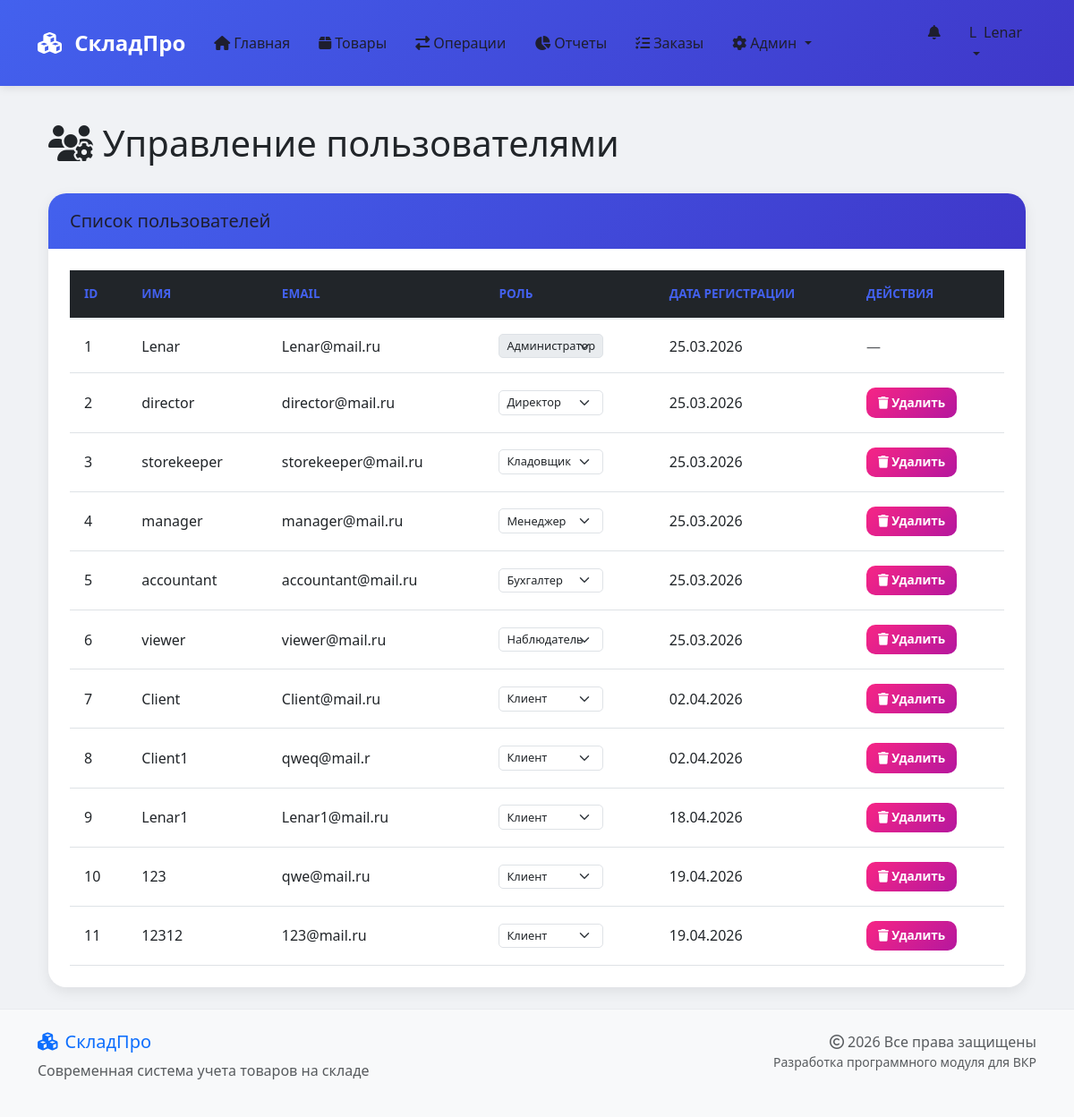
The app's page /admin/users (signed in) with its own data.
### app/models.py (models this page shows, shortened)
class User(UserMixin, db.Model):
    id = db.Column(db.Integer, primary_key=True)
    username = db.Column(db.String(80), unique=True, nullable=False)
    email = db.Column(db.String(120), unique=True, nullable=False)
    password = db.Column(db.String(200), nullable=False)
    role = db.Column(db.String(20), default='client')
    created_at = db.Column(db.DateTime, default=datetime.utcnow)
    movements = db.relationship('Movement', backref='user', lazy=True)
    def can_sell(self):
        return self.role in ['admin', 'manager', 'storekeeper']
    def can_view_reports(self):
        return self.role in ['admin', 'director', 'accountant', 'viewer']
    def is_admin(self):
        return self.role == 'admin'

### app/routes.py (the view)
@bp.route('/admin/users')
@login_required
def admin_users():
    if not current_user.is_admin():
        flash('Доступ запрещен', 'danger')
        return redirect(url_for('routes.index'))
    users = User.query.all()
    return render_template('admin_users.html', users=users)

### app/__init__.py (called while the page is built)
@login_manager.user_loader
def load_user(user_id):
    from app.models import User
    return User.query.get(int(user_id))

### app/templates/admin_users.html (shortened to what this page needs)
{% extends "base.html" %}
{% block content %}
<div class="container">
    <div class="d-flex justify-content-between align-items-center mb-4">
        <h1><i class="fas fa-users-cog"></i> Управление пользователями</h1>
    </div>
    <div class="card">
        <div class="card-header bg-primary text-white">
            <h5 class="mb-0">Список пользователей</h5>
        </div>
        <div class="card-body">
            <div class="table-responsive">
                <table class="table table-hover">
                    <thead class="table-dark">
                        <tr>
                            <th>ID</th>
                            <th>Имя</th>
                            <th>Email</th>
                            <th>Роль</th>
                            <th>Дата регистрации</th>
                            <th>Действия</th>
                        </tr>
                    </thead>
                    <tbody>
                        {% for user in users %}
                        <tr>
                            <td>{{ user.id }}</td>
                            <td>{{ user.username }}</td>
                            <td>{{ user.email }}</td>
                            <td>
                                <form method="POST" action="{{ url_for('routes.admin_change_role', user_id=user.id) }}" class="d-inline">
                                    <select name="role" class="form-select form-select-sm" onchange="this.form.submit()" {% if user.id == current_user.id %}disabled{% endif %}>
                                        <option value="admin" {% if user.role == 'admin' %}selected{% endif %}>Администратор</option>
                                        <option value="director" {% if user.role == 'director' %}selected{% endif %}>Директор</option>
                                        <option value="storekeeper" {% if user.role == 'storekeeper' %}selected{% endif %}>Кладовщик</option>
                                        <option value="manager" {% if user.role == 'manager' %}selected{% endif %}>Менеджер</option>
                                        <option value="accountant" {% if user.role == 'accountant' %}selected{% endif %}>Бухгалтер</option>
                                        <option value="viewer" {% if user.role == 'viewer' %}selected{% endif %}>Наблюдатель</option>
                                        <option value="client" {% if user.role == 'client' %}selected{% endif %}>Клиент</option>
                                    </select>
                                </form>
                            </td>
                            <td>{{ user.created_at.strftime('%d.%m.%Y') }}</td>
                            <td>
                                {% if user.id != current_user.id %}
                                <a href="{{ url_for('routes.admin_delete_user', id=user.id) }}"
                                   class="btn btn-danger btn-sm"
                                   onclick="return confirm('Удалить пользователя {{ user.username }}?')">
                                    <i class="fas fa-trash"></i> Удалить
                                </a>
                                {% else %}
                                <span class="text-muted">—</span>
                                {% endif %}
                            </td>
                        </tr>
                        {% endfor %}
                    </tbody>
                </table>
            </div>
        </div>
    </div>
</div>
{% endblock %}

### app/templates/base.html (shortened to what this page needs)
<!DOCTYPE html>
<html lang="ru">
<head>
    <link href="https://cdn.jsdelivr.net/npm/bootstrap@5.3.0/dist/css/bootstrap.min.css" rel="stylesheet">
    <link rel="stylesheet" href="https://cdnjs.cloudflare.com/ajax/libs/font-awesome/6.4.0/css/all.min.css">
    <link rel="stylesheet" href="https://cdnjs.cloudflare.com/ajax/libs/animate.css/4.1.1/animate.min.css">
    <link rel="stylesheet" href="{{ url_for('static', filename='css/style.css') }}">
</head>
<body>
    <nav class="navbar navbar-expand-lg navbar-dark bg-primary sticky-top">
        <div class="container">
            <a class="navbar-brand" href="{{ url_for('routes.index') }}">
                <i class="fas fa-cubes me-2"></i>
                <span class="fw-bold">СкладПро</span>
            </a>
            <div class="collapse navbar-collapse" id="navbarNav">
                <ul class="navbar-nav me-auto">
                    <li class="nav-item">
                        <a class="nav-link text-white" href="{{ url_for('routes.index') }}">
                            <i class="fas fa-home me-1"></i>Главная
                        </a>
                    </li>
                    <li class="nav-item">
                        <a class="nav-link text-white" href="{{ url_for('routes.products') }}">
                            <i class="fas fa-box me-1"></i>Товары
                        </a>
                    </li>
                    {% if current_user.is_authenticated %}
                        {% if current_user.can_sell() %}
                        <li class="nav-item">
                            <a class="nav-link text-white" href="{{ url_for('routes.movements') }}">
                                <i class="fas fa-exchange-alt me-1"></i>Операции
                            </a>
                        </li>
                        {% endif %}
                        {% if current_user.can_view_reports() %}
                        <li class="nav-item">
                            <a class="nav-link text-white" href="{{ url_for('routes.reports') }}">
                                <i class="fas fa-chart-pie me-1"></i>Отчеты
                            </a>
                        </li>
                        {% endif %}
                        {% if current_user.is_admin() or current_user.role == 'manager' %}
                        <li class="nav-item">
                            <a class="nav-link text-white" href="{{ url_for('routes.admin_orders') }}">
                                <i class="fas fa-tasks me-1"></i>Заказы
                            </a>
                        </li>
                        {% endif %}
                        {% if current_user.is_admin() %}
                        <li class="nav-item dropdown">
                            <a class="nav-link dropdown-toggle text-white" href="#" role="button" data-bs-toggle="dropdown">
                                <i class="fas fa-cog me-1"></i>Админ
                            </a>
                        </li>
                        {% endif %}
                    {% endif %}
                </ul>
                <ul class="navbar-nav">
                    {% if current_user.is_authenticated %}
                        <li class="nav-item">
                            <a class="nav-link text-white position-relative" href="{{ url_for('routes.notifications') }}">
                                <i class="fas fa-bell"></i>
                            </a>
                        </li>
                        <li class="nav-item dropdown">
                            <a class="nav-link dropdown-toggle text-white" href="#" role="button" data-bs-toggle="dropdown">
                                <div class="d-flex align-items-center">
                                    <div class="avatar-circle me-2">
                                        <span class="initial">{{ current_user.username[0]|upper }}</span>
                                    </div>
                                    <span>{{ current_user.username }}</span>
                                </div>
                            </a>
                        </li>
                    {% endif %}
                </ul>
            </div>
        </div>
    </nav>
    <main class="container my-4 animate__animated animate__fadeIn">
        {% block content %}{% endblock %}
    </main>
    <footer class="footer mt-auto py-4 bg-light">
        <div class="container">
            <div class="row">
                <div class="col-md-6">
                    <h5 class="text-primary"><i class="fas fa-cubes me-2"></i>СкладПро</h5>
                    <p class="text-muted">Современная система учета товаров на складе</p>
                </div>
                <div class="col-md-6 text-md-end">
                    <p class="text-muted mb-0">
                        <i class="far fa-copyright me-1"></i>2026 Все права защищены
                    </p>
                    <p class="text-muted small">
                        Разработка программного модуля для ВКР
                    </p>
                </div>
            </div>
        </div>
    </footer>
</body>
</html>

### app/static/css/style.css (style rules this page uses)
* { margin: 0; padding: 0; box-sizing: border-box; }
body { font-family: 'Segoe UI', Tahoma, Geneva, Verdana, sans-serif; background: #f0f2f5; min-height: 100vh; display: flex; flex-direction: column; }
main { flex: 1; }
.navbar { padding: 1rem 0; box-shadow: 0 2px 10px rgba(0,0,0,0.1); }
.navbar-brand { font-size: 1.5rem; font-weight: 700; }
.nav-link { font-weight: 500; padding: 0.5rem 1rem !important; border-radius: 8px; transition: all 0.3s; }
.bg-primary { background: linear-gradient(135deg, #4361ee 0%, #3f37c9 100%) !important; }
.card { border: none; border-radius: 20px; box-shadow: 0 5px 15px rgba(0,0,0,0.08); transition: all 0.3s; overflow: hidden; background: white; }
.card-header { border-bottom: none; padding: 1.2rem 1.5rem; font-weight: 600; }
.card-body { padding: 1.5rem; }
.table { margin-bottom: 0; color: #495057; }
.table thead th { border-top: none; border-bottom: 2px solid #e9ecef; font-weight: 600; text-transform: uppercase; font-size: 0.85rem; color: #4361ee; padding: 1rem; }
.table td { padding: 1rem; vertical-align: middle; }
.btn { padding: 0.6rem 1.2rem; font-weight: 600; border-radius: 10px; transition: all 0.3s; border: none; }
.btn-danger { background: linear-gradient(135deg, #f72585 0%, #b5179e 100%); }
.btn-sm { padding: 0.4rem 0.8rem; font-size: 0.85rem; }
.form-control, .form-select { border-radius: 10px; border: 1px solid #dee2e6; padding: 0.6rem 1rem; transition: all 0.3s; }
.footer { background: white; border-top: 1px solid #e9ecef; margin-top: auto; padding: 1.5rem 0; }
.text-white { color: #1e1e2f !important; }

### app/templates/admin_users.html (style rules this page uses)
.form-select-sm { font-size: 0.8rem; padding: 0.2rem 0.5rem; border-radius: 5px; width: auto; display: inline-block; }

### records on screen
User: username "L", username "Lenar", id "1", email "Lenar@mail.ru", role "Администратор", created_at "25.03.2026"
User: id "2", username "director", email "director@mail.ru", role "Директор", created_at "25.03.2026"
User: id "3", username "storekeeper", email "storekeeper@mail.ru", role "Кладовщик", created_at "25.03.2026"
User: id "4", username "manager", email "manager@mail.ru", role "Менеджер", created_at "25.03.2026"
User: id "5", username "accountant", email "accountant@mail.ru", role "Бухгалтер", created_at "25.03.2026"
User: id "6", username "viewer", email "viewer@mail.ru", role "Наблюдатель", created_at "25.03.2026"
User: id "7", username "Client", email "Client@mail.ru", role "Клиент", created_at "02.04.2026"
User: id "8", username "Client1", email "qweq@mail.r", role "Клиент", created_at "02.04.2026"
User: id "9", username "Lenar1", email "Lenar1@mail.ru", role "Клиент", created_at "18.04.2026"
User: id "10", username "123", email "qwe@mail.ru", role "Клиент", created_at "19.04.2026"
User: id "11", username "12312", email "123@mail.ru", role "Клиент", created_at "19.04.2026"
